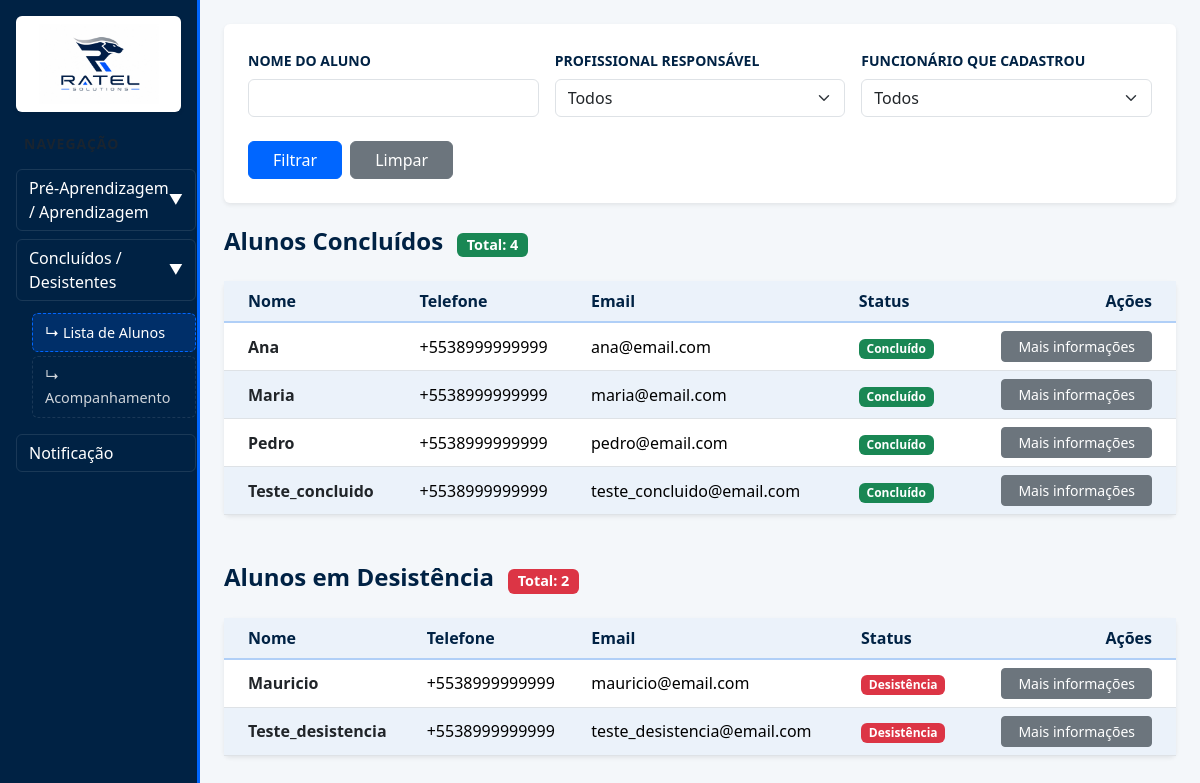
Screenshot of /dashboard_second/ with the database file from the repository.
### dashboard_second/models.py (models this page shows, shortened)
class AlunoConcluido(models.Model):
    nome = models.CharField(max_length=200)
    nome_social = models.CharField(max_length=200, blank=True, null=True)
    email = models.EmailField()
    nome_responsavel = models.CharField(max_length=100)
    telefone = models.CharField(max_length=100, null=True)
    telefone_responsavel = models.CharField(max_length=100)
    data_nascimento = models.DateTimeField()
    profissional_ref = models.ForeignKey(Pessoa, on_delete=models.DO_NOTHING, null=True)
    sexo = models.ForeignKey(Sexo, on_delete=models.DO_NOTHING, null=True)
    turno_estuda = models.ForeignKey(TurnoEstuda, on_delete=models.DO_NOTHING, null=True)
    aprendizagem = models.ForeignKey(Aprendizagem, on_delete=models.DO_NOTHING, null=True)
    escolaridade = models.ForeignKey(Escolaridade, on_delete=models.DO_NOTHING, null=True)
    entidade = models.ForeignKey(Entidade, on_delete=models.DO_NOTHING, null=True)
    curso = models.ForeignKey(Curso, on_delete=models.DO_NOTHING, null=True)
    turno_vaga = models.ForeignKey(TurnoVaga, on_delete=models.DO_NOTHING, null=True)
    tipo_formacao = models.ForeignKey(TipoFormacao, on_delete=models.DO_NOTHING, null=True)
    cep = models.CharField(max_length=9,null=True)
    rua = models.CharField(max_length=255,null=True)
    numero = models.CharField(max_length=20,null=True)
    bairro = models.CharField(max_length=100,null=True)
    cidade = models.CharField(max_length=100,null=True)
    estado = models.CharField(max_length=2,null=True)

class AlunoDesistencia(models.Model):
    nome = models.CharField(max_length=200)
    nome_social = models.CharField(max_length=200, blank=True, null=True)
    email = models.EmailField()
    nome_responsavel = models.CharField(max_length=100)
    telefone = models.CharField(max_length=100, null=True)
    telefone_responsavel = models.CharField(max_length=100)
    data_nascimento = models.DateTimeField()
    profissional_ref = models.ForeignKey(Pessoa, on_delete=models.DO_NOTHING, null=True)
    sexo = models.ForeignKey(Sexo, on_delete=models.DO_NOTHING, null=True)
    turno_estuda = models.ForeignKey(TurnoEstuda, on_delete=models.DO_NOTHING, null=True)
    aprendizagem = models.ForeignKey(Aprendizagem, on_delete=models.DO_NOTHING, null=True)
    escolaridade = models.ForeignKey(Escolaridade, on_delete=models.DO_NOTHING, null=True)
    entidade = models.ForeignKey(Entidade, on_delete=models.DO_NOTHING, null=True)
    curso = models.ForeignKey(Curso, on_delete=models.DO_NOTHING, null=True)
    turno_vaga = models.ForeignKey(TurnoVaga, on_delete=models.DO_NOTHING, null=True)
    desistencia = models.ForeignKey(Desistencia, on_delete=models.DO_NOTHING, null=True)
    tipo_formacao = models.ForeignKey(TipoFormacao, on_delete=models.DO_NOTHING, null=True)
    cep = models.CharField(max_length=9,null=True)
    rua = models.CharField(max_length=255,null=True)
    numero = models.CharField(max_length=20,null=True)
    bairro = models.CharField(max_length=100,null=True)
    cidade = models.CharField(max_length=100,null=True)
    estado = models.CharField(max_length=2,null=True)

### dashboard_second/views.py (the view, shortened to what this page needs)
# urls.py: path('', views.dashboard_second, name='dashboard_second')
def dashboard_second(request):
    search_nome = request.GET.get('nome', '').strip()
    search_profissional = request.GET.get('profissional', '')
    search_cadastrado = request.GET.get('cadastrado_por', '')
    concluidos_list = AlunoConcluido.objects.all()
    desistentes_list = AlunoDesistencia.objects.all()
    if search_nome:
        concluidos_list = concluidos_list.filter(nome__icontains=search_nome)
        desistentes_list = desistentes_list.filter(nome__icontains=search_nome)
    if search_profissional:
        concluidos_list = concluidos_list.filter(profissional_ref_id=search_profissional)
        desistentes_list = desistentes_list.filter(profissional_ref_id=search_profissional)
    concluidos_count = concluidos_list.count()
    desistentes_count = desistentes_list.count()
    page_concluidos = request.GET.get('page_concluidos')
    page_desistentes = request.GET.get('page_desistentes')
    paginator_c = Paginator(concluidos_list.order_by('nome'), 5)
    paginator_d = Paginator(desistentes_list.order_by('nome'), 5)
    context = {
        'alunos_concluidos': paginator_c.get_page(page_concluidos),
        'alunos_desistentes': paginator_d.get_page(page_desistentes),
        'pessoas': Pessoa.objects.all(),
        'sexos': Sexo.objects.all(),
        'todas_pessoas': Pessoa.objects.all(),
        'turnos_estuda': TurnoEstuda.objects.all(),
        'aprendizagens': Aprendizagem.objects.all(),
        'escolaridades': Escolaridade.objects.all(),
        'entidades': Entidade.objects.all(),
        'cursos': Curso.objects.all(),
        'turnos_vaga': TurnoVaga.objects.all(),
        'tipos_formacao': TipoFormacao.objects.all(),
        'alunos_concluidos_count': concluidos_count,
        'alunos_desistentes_count': desistentes_count,
        'eh_admin': True,
    }
    return render(request, 'dashboard_second/dashboard_second.html', context)

### dashboard_second/templates/dashboard_second/dashboard_second.html (shortened to what this page needs)
{% extends 'base.html' %}
{% load static %}
{% block 'content' %}
<div class="container-fluid">
    <div class="row">
{% include 'menu_lateral.html' %}
        <main class="col-md-10 p-4">
            <div class="container-fluid bg-white p-4 rounded shadow-sm mb-4">
                <form method="GET" class="row g-3">
                    <div class="col-md-4">
                        <label class="form-label text-ratel-title small text-uppercase"><strong>Nome do aluno</strong></label>
                        <input type="text" name="nome" class="form-control" value="{{ request.GET.nome }}">
                    </div>
                    <div class="col-md-4">
                        <label class="form-label text-ratel-title small text-uppercase"><strong>Profissional responsável</strong></label>
                        <select name="profissional" class="form-select">
                            <option value="">Todos</option>
                        </select>
                    </div>
                    {% if eh_admin %}
                    <div class="col-md-4">
                        <label class="form-label text-ratel-title small text-uppercase"><strong>Funcionário que cadastrou</strong></label>
                        <select name="cadastrado_por" class="form-select">
                            <option value="">Todos</option>
                        </select>
                    </div>
                    {% endif %}
                    <div class="col-12 d-flex gap-2 mt-4">
                        <button class="btn btn-primary px-4">Filtrar</button>
                        <a href="{% url 'dashboard_second' %}" class="btn btn-secondary px-4">Limpar</a>
                    </div>
                </form>
            </div>
            <div class="mt-4 mb-5">
                <div class="d-flex justify-content-between align-items-center mb-3">
                    <h4 class="text-ratel-title">
                        Alunos Concluídos
                        <span class="badge bg-success ms-2" style="font-size: 0.9rem;">Total: {{ alunos_concluidos_count|default:"0" }}</span>
                    </h4>
                </div>
                <div class="card shadow-sm border-0">
                    <div class="card-body p-0">
                        <div class="table-responsive">
                            <table class="table table-ratel align-middle mb-0">
                                <thead>
                                    <tr class="table-ratel-header">
                                        <th class="ps-4">Nome</th>
                                        <th>Telefone</th>
                                        <th>Email</th>
                                        <th>Status</th>
                                        <th class="text-end pe-4">Ações</th>
                                    </tr>
                                </thead>
                                <tbody>
                                    {% for aluno in alunos_concluidos %}
                                    <tr>
                                        <td class="ps-4 fw-semibold text-dark">{{ aluno.nome_social|default:aluno.nome }}</td>
                                        <td>{{ aluno.telefone|default:"--" }}</td>
                                        <td>{{ aluno.email }}</td>
                                        <td><span class="badge bg-success">Concluído</span></td>
                                        <td class="text-end pe-4">
                                            <button class="btn btn-secondary btn-sm px-3" data-bs-toggle="offcanvas" data-bs-target="#offcanvasConcluido{{ aluno.id }}">Mais informações</button>
                                        </td>
                                    </tr>
                                    {% empty %}
                                    <tr>
                                        <td colspan="5" class="text-center py-4 text-muted">Nenhum aluno concluído no momento.</td>
                                    </tr>
                                    {% endfor %}
                                </tbody>
                            </table>
                        </div>
                    </div>
                </div>
            </div>
            <div class="mt-4 mb-5">
                <div class="d-flex justify-content-between align-items-center mb-3">
                    <h4 class="text-ratel-title">
                        Alunos em Desistência
                        <span class="badge bg-danger ms-2" style="font-size: 0.9rem;">Total: {{ alunos_desistentes_count|default:"0" }}</span>
                    </h4>
                </div>
                <div class="card shadow-sm border-0">
                    <div class="card-body p-0">
                        <div class="table-responsive">
                            <table class="table table-ratel align-middle mb-0">
                                <thead>
                                    <tr class="table-ratel-header">
                                        <th class="ps-4">Nome</th>
                                        <th>Telefone</th>
                                        <th>Email</th>
                                        <th>Status</th>
                                        <th class="text-end pe-4">Ações</th>
                                    </tr>
                                </thead>
                                <tbody>
                                    {% for aluno in alunos_desistentes %}
                                    <tr>
                                        <td class="ps-4 fw-semibold text-dark">{{ aluno.nome_social|default:aluno.nome }}</td>
                                        <td>{{ aluno.telefone|default:"--" }}</td>
                                        <td>{{ aluno.email }}</td>
                                        <td><span class="badge bg-danger">Desistência</span></td>
                                        <td class="text-end pe-4">
                                            <button class="btn btn-secondary btn-sm px-3" data-bs-toggle="offcanvas" data-bs-target="#offcanvasDesistente{{ aluno.id }}">Mais informações</button>
                                        </td>
                                    </tr>
                                    {% empty %}
                                    <tr>
                                        <td colspan="5" class="text-center py-4 text-muted">Nenhum aluno em lista de desistência.</td>
                                    </tr>
                                    {% endfor %}
                                </tbody>
                            </table>
                        </div>
                    </div>
                </div>
            </div>
        </main>
    </div>
</div>
{% endblock %}

### dashboard_second/templates/dashboard_second/dashboard_second.html (style rules this page uses)
:root { --ratel-dark: #002244; --ratel-blue: #0066FF; --ratel-light-bg: #F4F7FA; --ratel-gray-text: #5A6A85; }
body { background-color: var(--ratel-light-bg); }
.btn-primary { background-color: var(--ratel-blue) !important; border-color: var(--ratel-blue) !important; }
.table-ratel-header th { background-color: #EBF2FA !important; color: var(--ratel-dark) !important; font-weight: 700; border-bottom: 2px solid #B0CFF7 !important; }
.table-ratel tbody tr:nth-of-type(odd) td { background-color: #ffffff !important; }
.table-ratel tbody tr:nth-of-type(even) td { background-color: #EBF2FA !important; }
.text-ratel-title { color: var(--ratel-dark); font-weight: 700; }

### rows the page displays
AlunoConcluido: nome_social "Ana", telefone "+5538999999999", email "ana@email.com"
AlunoConcluido: nome_social "Maria", telefone "+5538999999999", email "maria@email.com"
AlunoConcluido: nome_social "Pedro", telefone "+5538999999999", email "pedro@email.com"
AlunoConcluido: nome_social "Teste_concluido", telefone "+5538999999999", email "teste_concluido@email.com"
AlunoDesistencia: nome_social "Mauricio", telefone "+5538999999999", email "mauricio@email.com"
AlunoDesistencia: nome_social "Teste_desistencia", telefone "+5538999999999", email "teste_desistencia@email.com"

### other values shown
{{ alunos_concluidos_count|default:"0" }} "4"
{{ alunos_desistentes_count|default:"0" }} "2"
